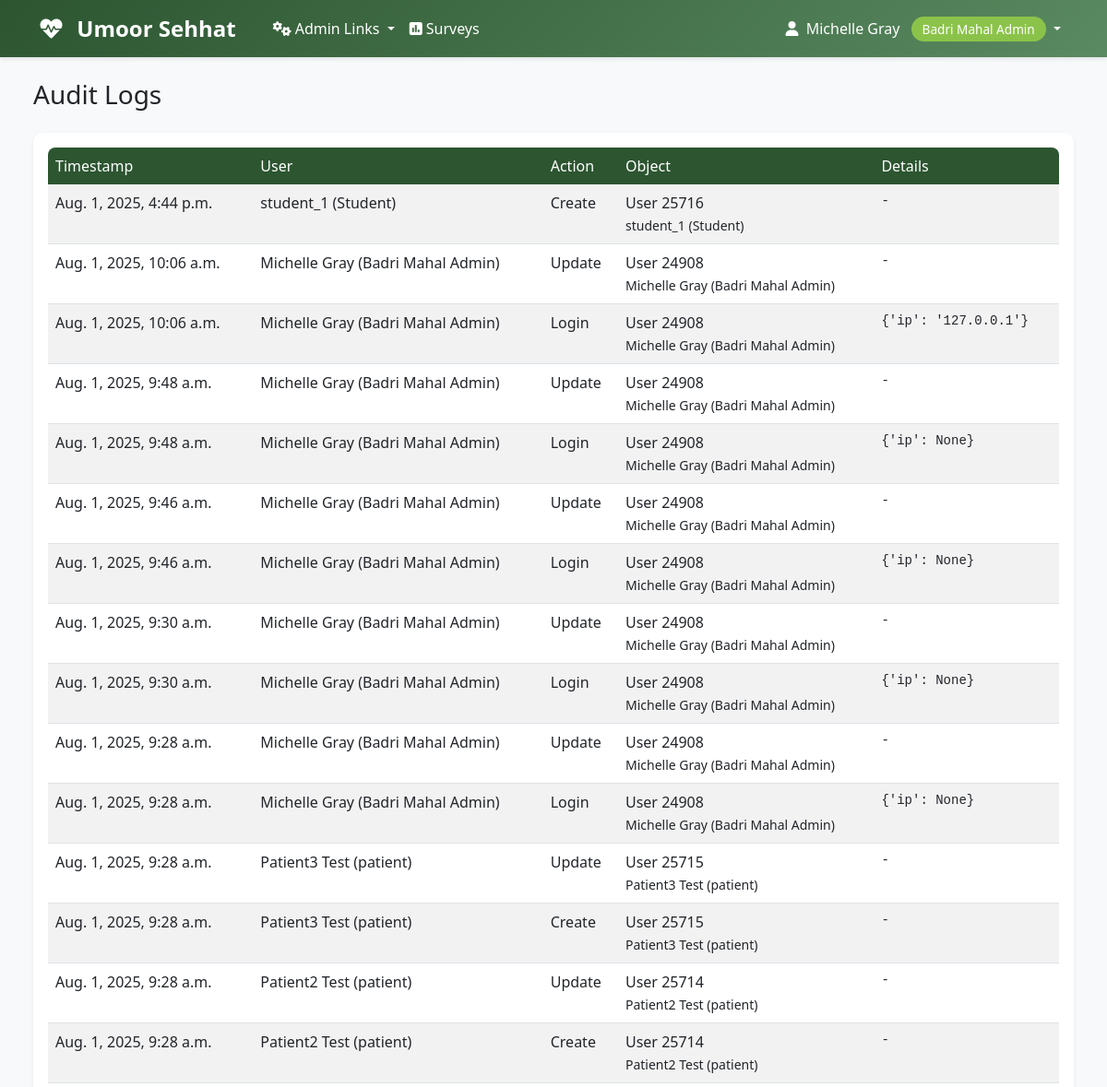
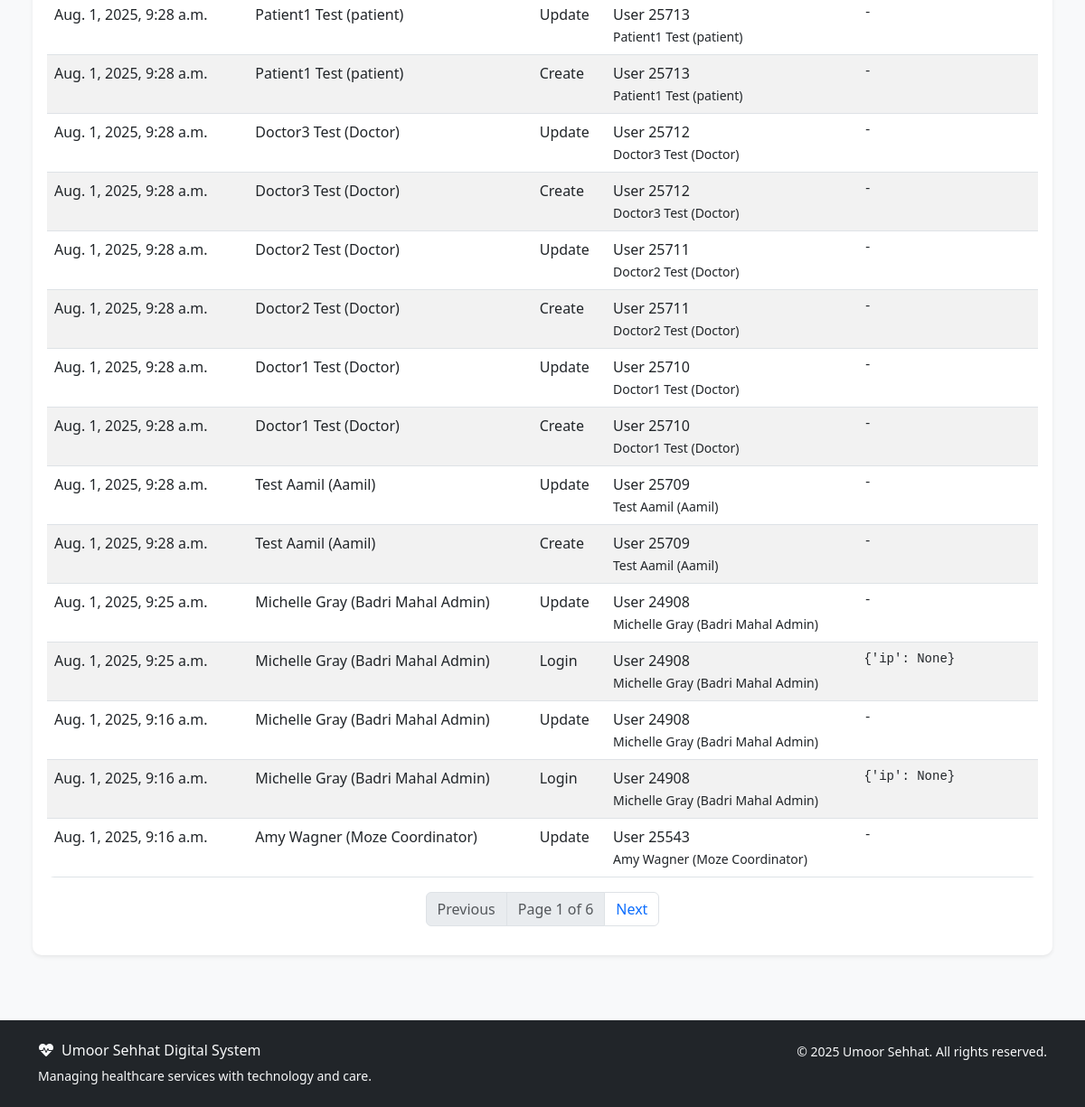
Screenshot of /accounts/audit-logs/ (signed in) with the database file from the repository (2 pictures, top to bottom).
### accounts/models.py (models this page shows, shortened)
class User(AbstractUser):
    ROLE_CHOICES = [
        ('aamil', 'Aamil'),
        ('moze_coordinator', 'Moze Coordinator'),
        ('doctor', 'Doctor'),
        ('student', 'Student'),
        ('badri_mahal_admin', 'Badri Mahal Admin'),
    ]
    role = models.CharField(max_length=20, choices=ROLE_CHOICES, default='student')
    its_id = models.CharField(
        max_length=8,
        unique=True,
        null=True,
        blank=True,
        validators=[RegexValidator(
            regex=r'^\d{8}$',
            message='ITS ID must be exactly 8 digits',
            code='invalid_its_id'
        )],
        help_text='8-digit ITS ID'
    )
    phone_number = models.CharField(max_length=15, blank=True, null=True)
    profile_photo = models.URLField(blank=True, null=True)
    arabic_name = models.CharField(max_length=100, blank=True, null=True)
    age = models.PositiveIntegerField(blank=True, null=True)
    verified_certificate = models.FileField(upload_to='certificates/', blank=True, null=True)
    specialty = models.CharField(max_length=100, blank=True, null=True)
    college = models.CharField(max_length=100, blank=True, null=True)  # For students
    specialization = models.CharField(max_length=100, blank=True, null=True)  # For students
    created_at = models.DateTimeField(auto_now_add=True)
    updated_at = models.DateTimeField(auto_now=True)
    def __str__(self):
        return f"{self.get_full_name()} ({self.get_role_display()})"
    def get_full_name(self):
        if self.arabic_name:
            return self.arabic_name
        return super().get_full_name() or self.username
    @property
    def is_aamil(self):
        return self.role == 'aamil'
    @property
    def is_moze_coordinator(self):
        return self.role == 'moze_coordinator'
    @property
    def is_doctor(self):
        return self.role == 'doctor'
    @property
    def is_student(self):
        return self.role == 'student'
    @property
    def is_admin(self):
        return self.role == 'badri_mahal_admin' or self.is_superuser
    class Meta:
        verbose_name = 'User'
        verbose_name_plural = 'Users'
        ordering = ['first_name', 'last_name']

class AuditLog(models.Model):
    ACTION_CHOICES = [
        ('create', 'Create'),
        ('update', 'Update'),
        ('delete', 'Delete'),
        ('login', 'Login'),
        ('logout', 'Logout'),
        ('permission_change', 'Permission Change'),
        ('other', 'Other'),
    ]
    user = models.ForeignKey(User, on_delete=models.SET_NULL, null=True, blank=True, related_name='audit_logs')
    action = models.CharField(max_length=32, choices=ACTION_CHOICES)
    object_type = models.CharField(max_length=64, blank=True, null=True)
    object_id = models.CharField(max_length=64, blank=True, null=True)
    object_repr = models.CharField(max_length=256, blank=True, null=True)
    timestamp = models.DateTimeField(auto_now_add=True)
    extra_data = models.JSONField(blank=True, null=True)
    class Meta:
        ordering = ['-timestamp']
        verbose_name = 'Audit Log'
        verbose_name_plural = 'Audit Logs'

### accounts/views.py (the view)
# urls.py: path('audit-logs/', views.AuditLogListView.as_view(), name='audit_log_list'),
class AuditLogListView(LoginRequiredMixin, UserPassesTestMixin, TemplateView):
    template_name = 'accounts/audit_log_list.html'
    paginate_by = 30
    def test_func(self):
        return self.request.user.is_admin
    def get_context_data(self, **kwargs):
        context = super().get_context_data(**kwargs)
        logs = AuditLog.objects.select_related('user').all()
        paginator = Paginator(logs, self.paginate_by)
        page_number = self.request.GET.get('page')
        page_obj = paginator.get_page(page_number)
        context['page_obj'] = page_obj
        return context

### templates/accounts/audit_log_list.html (shortened to what this page needs)
{% extends 'base.html' %}
{% block content %}
<div class="container-fluid px-2 px-md-4">
    <h1 class="h3 mb-4">Audit Logs</h1>
    <div class="card shadow-sm">
        <div class="card-body">
            <div class="table-responsive">
                <table class="table table-striped table-hover">
                    <thead>
                        <tr>
                            <th>Timestamp</th>
                            <th>User</th>
                            <th>Action</th>
                            <th>Object</th>
                            <th>Details</th>
                        </tr>
                    </thead>
                    <tbody>
                        {% for log in page_obj %}
                        <tr>
                            <td>{{ log.timestamp }}</td>
                            <td>{{ log.user|default:'-' }}</td>
                            <td>{{ log.get_action_display }}</td>
                            <td>{{ log.object_type }} {{ log.object_id }}<br><small>{{ log.object_repr }}</small></td>
                            <td><pre style="white-space: pre-wrap; word-break: break-all;">{{ log.extra_data|default:'-' }}</pre></td>
                        </tr>
                        {% empty %}
                        <tr><td colspan="5" class="text-center">No audit logs found.</td></tr>
                        {% endfor %}
                    </tbody>
                </table>
            </div>
            <nav>
                <ul class="pagination justify-content-center">
                    {% if page_obj.has_previous %}
                        <li class="page-item"><a class="page-link" href="?page={{ page_obj.previous_page_number }}">Previous</a></li>
                    {% else %}
                        <li class="page-item disabled"><span class="page-link">Previous</span></li>
                    {% endif %}
                    <li class="page-item disabled"><span class="page-link">Page {{ page_obj.number }} of {{ page_obj.paginator.num_pages }}</span></li>
                    {% if page_obj.has_next %}
                        <li class="page-item"><a class="page-link" href="?page={{ page_obj.next_page_number }}">Next</a></li>
                    {% else %}
                        <li class="page-item disabled"><span class="page-link">Next</span></li>
                    {% endif %}
                </ul>
            </nav>
        </div>
    </div>
</div>
{% endblock %}

### templates/base.html (shortened to what this page needs)
<!DOCTYPE html>
<html lang="en">
<head>
    <link href="https://cdn.jsdelivr.net/npm/bootstrap@5.3.0/dist/css/bootstrap.min.css" rel="stylesheet">
    <link href="https://cdnjs.cloudflare.com/ajax/libs/font-awesome/6.0.0/css/all.min.css" rel="stylesheet">
</head>
<body>
    <nav class="navbar navbar-expand-lg navbar-custom">
        <div class="container">
            <a class="navbar-brand text-white" href="{% url 'dashboard' %}">
                <i class="fas fa-heartbeat me-2"></i>
                Umoor Sehhat
            </a>
            <div class="collapse navbar-collapse" id="navbarNav">
                {% if user.is_authenticated %}
                    <ul class="navbar-nav me-auto">
                        {% if user.is_admin %}
                            <li class="nav-item dropdown">
                                <a class="nav-link dropdown-toggle" href="#" id="adminDropdown" role="button" data-bs-toggle="dropdown" aria-expanded="false">
                                    <i class="fas fa-cogs me-1"></i>Admin Links
                                </a>
                            </li>
                        {% endif %}
                        <li class="nav-item">
                            <a class="nav-link" href="{% url 'surveys:list' %}" class="text-decoration-none">
                                <i class="fas fa-poll me-1"></i>Surveys
                            </a>
                        </li>
                    </ul>
                    <ul class="navbar-nav">
                        <li class="nav-item dropdown">
                            <a class="nav-link dropdown-toggle" href="#" id="navbarDropdown" role="button" data-bs-toggle="dropdown">
                                <i class="fas fa-user me-1"></i>
                                {{ user.get_full_name|default:user.username }}
                                <span class="role-badge ms-2">{{ user.get_role_display }}</span>
                            </a>
                        </li>
                    </ul>
                {% endif %}
            </div>
        </div>
    </nav>
    <main class="container-fluid py-4">
        {% block content %}{% endblock %}
    </main>
    <footer class="bg-dark text-light py-4 mt-5">
        <div class="container">
            <div class="row">
                <div class="col-md-6">
                    <h6><i class="fas fa-heartbeat me-2"></i>Umoor Sehhat Digital System</h6>
                    <p class="small mb-0">Managing healthcare services with technology and care.</p>
                </div>
                <div class="col-md-6 text-md-end">
                    <p class="small mb-0">
                        &copy; {% now "Y" %} Umoor Sehhat. All rights reserved.
                    </p>
                </div>
            </div>
        </div>
    </footer>
</body>
</html>

### templates/base.html (style rules this page uses)
:root { --primary-color: #2c5530; --secondary-color: #5a8a61; --accent-color: #8bc34a; --text-dark: #2d3436; --bg-light: #f8f9fa; }
body { font-family: 'Segoe UI', Tahoma, Geneva, Verdana, sans-serif; background-color: var(--bg-light); }
.navbar-brand { font-weight: bold; color: white !important; font-size: 1.5rem; margin-right: 2rem; }
.navbar-custom { background: linear-gradient(135deg, var(--primary-color), var(--secondary-color)); box-shadow: 0 2px 4px rgba(0,0,0,.1); }
.navbar-custom .navbar-nav .nav-link { color: white !important; font-weight: 500; transition: all 0.3s ease; }
.card { border: none; border-radius: 10px; box-shadow: 0 4px 6px rgba(0,0,0,.1); transition: transform 0.3s ease; }
.role-badge { background: var(--accent-color); color: white; padding: 4px 12px; border-radius: 20px; font-size: 0.85rem; font-weight: 500; }
.table { border-radius: 8px; overflow: hidden; }
.table thead th { border: none; background: var(--primary-color); color: white; font-weight: 500; }

### rows the page displays
User: get_full_name "Michelle Gray", role "Badri Mahal Admin"
AuditLog: timestamp "Aug. 1, 2025, 4:44 p.m.", user "student_1 (Student)", action "Create", object_type "User", object_id "25716", object_repr "student_1 (Student)", extra_data "-"
AuditLog: timestamp "Aug. 1, 2025, 10:06 a.m.", user "Michelle Gray (Badri Mahal Admin)", action "Update", object_type "User", object_id "24908", object_repr "Michelle Gray (Badri Mahal Admin)", extra_data "-"
AuditLog: timestamp "Aug. 1, 2025, 10:06 a.m.", user "Michelle Gray (Badri Mahal Admin)", action "Login", object_type "User", object_id "24908", object_repr "Michelle Gray (Badri Mahal Admin)", extra_data "{'ip': '127.0.0.1'}"
AuditLog: timestamp "Aug. 1, 2025, 9:48 a.m.", user "Michelle Gray (Badri Mahal Admin)", action "Update", object_type "User", object_id "24908", object_repr "Michelle Gray (Badri Mahal Admin)", extra_data "-"
AuditLog: timestamp "Aug. 1, 2025, 9:48 a.m.", user "Michelle Gray (Badri Mahal Admin)", action "Login", object_type "User", object_id "24908", object_repr "Michelle Gray (Badri Mahal Admin)", extra_data "{'ip': None}"
AuditLog: timestamp "Aug. 1, 2025, 9:46 a.m.", user "Michelle Gray (Badri Mahal Admin)", action "Update", object_type "User", object_id "24908", object_repr "Michelle Gray (Badri Mahal Admin)", extra_data "-"
AuditLog: timestamp "Aug. 1, 2025, 9:46 a.m.", user "Michelle Gray (Badri Mahal Admin)", action "Login", object_type "User", object_id "24908", object_repr "Michelle Gray (Badri Mahal Admin)", extra_data "{'ip': None}"
AuditLog: timestamp "Aug. 1, 2025, 9:30 a.m.", user "Michelle Gray (Badri Mahal Admin)", action "Update", object_type "User", object_id "24908", object_repr "Michelle Gray (Badri Mahal Admin)", extra_data "-"
AuditLog: timestamp "Aug. 1, 2025, 9:30 a.m.", user "Michelle Gray (Badri Mahal Admin)", action "Login", object_type "User", object_id "24908", object_repr "Michelle Gray (Badri Mahal Admin)", extra_data "{'ip': None}"
AuditLog: timestamp "Aug. 1, 2025, 9:28 a.m.", user "Michelle Gray (Badri Mahal Admin)", action "Update", object_type "User", object_id "24908", object_repr "Michelle Gray (Badri Mahal Admin)", extra_data "-"
AuditLog: timestamp "Aug. 1, 2025, 9:28 a.m.", user "Michelle Gray (Badri Mahal Admin)", action "Login", object_type "User", object_id "24908", object_repr "Michelle Gray (Badri Mahal Admin)", extra_data "{'ip': None}"
AuditLog: timestamp "Aug. 1, 2025, 9:28 a.m.", user "Patient3 Test (patient)", action "Update", object_type "User", object_id "25715", object_repr "Patient3 Test (patient)", extra_data "-"
AuditLog: timestamp "Aug. 1, 2025, 9:28 a.m.", user "Patient3 Test (patient)", action "Create", object_type "User", object_id "25715", object_repr "Patient3 Test (patient)", extra_data "-"
AuditLog: timestamp "Aug. 1, 2025, 9:28 a.m.", user "Patient2 Test (patient)", action "Update", object_type "User", object_id "25714", object_repr "Patient2 Test (patient)", extra_data "-"
AuditLog: timestamp "Aug. 1, 2025, 9:28 a.m.", user "Patient2 Test (patient)", action "Create", object_type "User", object_id "25714", object_repr "Patient2 Test (patient)", extra_data "-"
AuditLog: timestamp "Aug. 1, 2025, 9:28 a.m.", user "Patient1 Test (patient)", action "Update", object_type "User", object_id "25713", object_repr "Patient1 Test (patient)", extra_data "-"
AuditLog: timestamp "Aug. 1, 2025, 9:28 a.m.", user "Patient1 Test (patient)", action "Create", object_type "User", object_id "25713", object_repr "Patient1 Test (patient)", extra_data "-"
AuditLog: timestamp "Aug. 1, 2025, 9:28 a.m.", user "Doctor3 Test (Doctor)", action "Update", object_type "User", object_id "25712", object_repr "Doctor3 Test (Doctor)", extra_data "-"
AuditLog: timestamp "Aug. 1, 2025, 9:28 a.m.", user "Doctor3 Test (Doctor)", action "Create", object_type "User", object_id "25712", object_repr "Doctor3 Test (Doctor)", extra_data "-"
AuditLog: timestamp "Aug. 1, 2025, 9:28 a.m.", user "Doctor2 Test (Doctor)", action "Update", object_type "User", object_id "25711", object_repr "Doctor2 Test (Doctor)", extra_data "-"
AuditLog: timestamp "Aug. 1, 2025, 9:28 a.m.", user "Doctor2 Test (Doctor)", action "Create", object_type "User", object_id "25711", object_repr "Doctor2 Test (Doctor)", extra_data "-"
AuditLog: timestamp "Aug. 1, 2025, 9:28 a.m.", user "Doctor1 Test (Doctor)", action "Update", object_type "User", object_id "25710", object_repr "Doctor1 Test (Doctor)", extra_data "-"
AuditLog: timestamp "Aug. 1, 2025, 9:28 a.m.", user "Doctor1 Test (Doctor)", action "Create", object_type "User", object_id "25710", object_repr "Doctor1 Test (Doctor)", extra_data "-"
AuditLog: timestamp "Aug. 1, 2025, 9:28 a.m.", user "Test Aamil (Aamil)", action "Update", object_type "User", object_id "25709", object_repr "Test Aamil (Aamil)", extra_data "-"
AuditLog: timestamp "Aug. 1, 2025, 9:28 a.m.", user "Test Aamil (Aamil)", action "Create", object_type "User", object_id "25709", object_repr "Test Aamil (Aamil)", extra_data "-"
AuditLog: timestamp "Aug. 1, 2025, 9:25 a.m.", user "Michelle Gray (Badri Mahal Admin)", action "Update", object_type "User", object_id "24908", object_repr "Michelle Gray (Badri Mahal Admin)", extra_data "-"
AuditLog: timestamp "Aug. 1, 2025, 9:25 a.m.", user "Michelle Gray (Badri Mahal Admin)", action "Login", object_type "User", object_id "24908", object_repr "Michelle Gray (Badri Mahal Admin)", extra_data "{'ip': None}"
AuditLog: timestamp "Aug. 1, 2025, 9:16 a.m.", user "Michelle Gray (Badri Mahal Admin)", action "Update", object_type "User", object_id "24908", object_repr "Michelle Gray (Badri Mahal Admin)", extra_data "-"
AuditLog: timestamp "Aug. 1, 2025, 9:16 a.m.", user "Michelle Gray (Badri Mahal Admin)", action "Login", object_type "User", object_id "24908", object_repr "Michelle Gray (Badri Mahal Admin)", extra_data "{'ip': None}"
AuditLog: timestamp "Aug. 1, 2025, 9:16 a.m.", user "Amy Wagner (Moze Coordinator)", action "Update", object_type "User", object_id "25543", object_repr "Amy Wagner (Moze Coordinator)", extra_data "-"

### other values shown
{{ page_obj.number }} "1"
{{ page_obj.paginator.num_pages }} "6"
